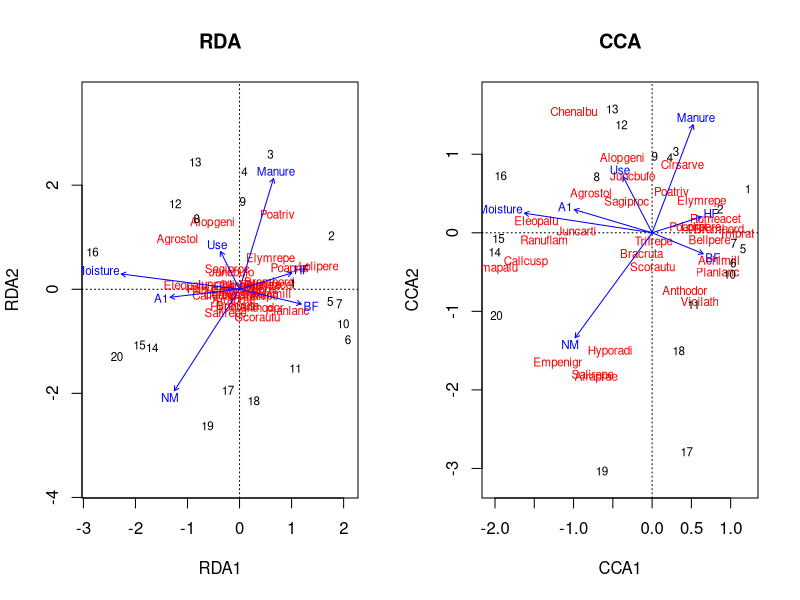
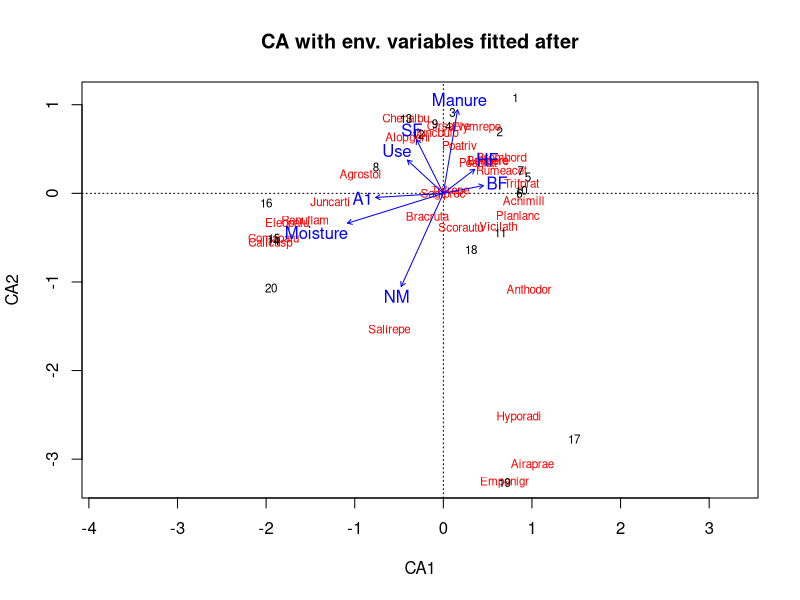
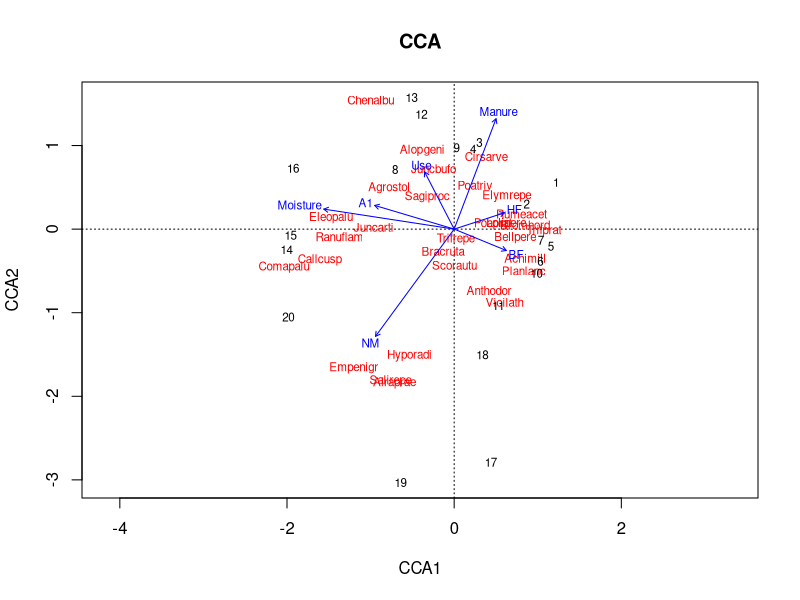
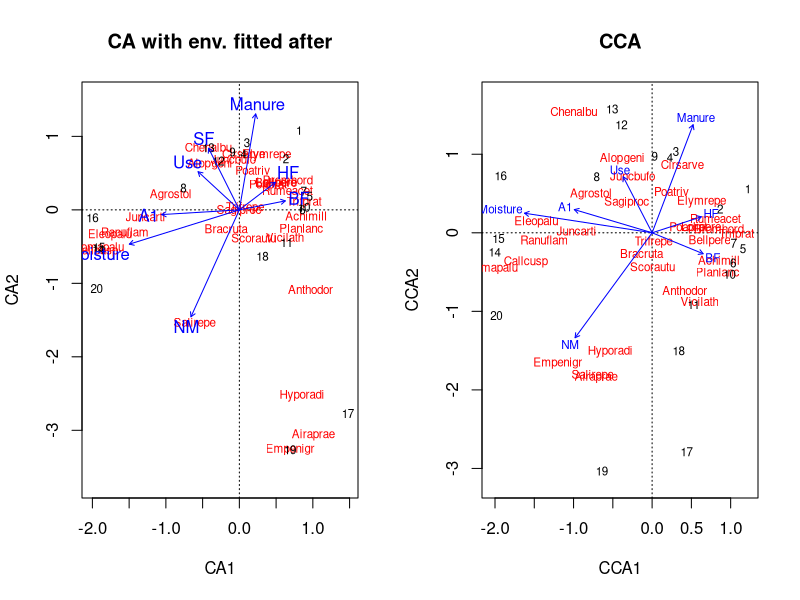
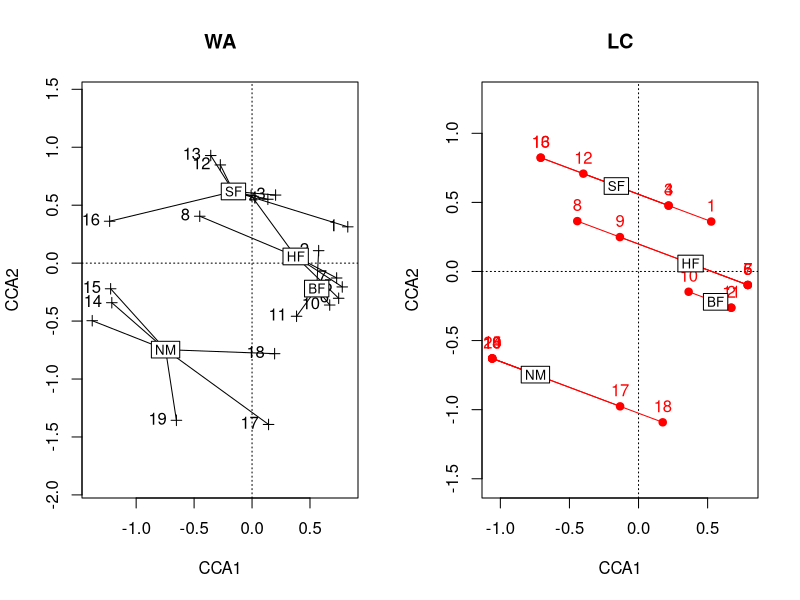
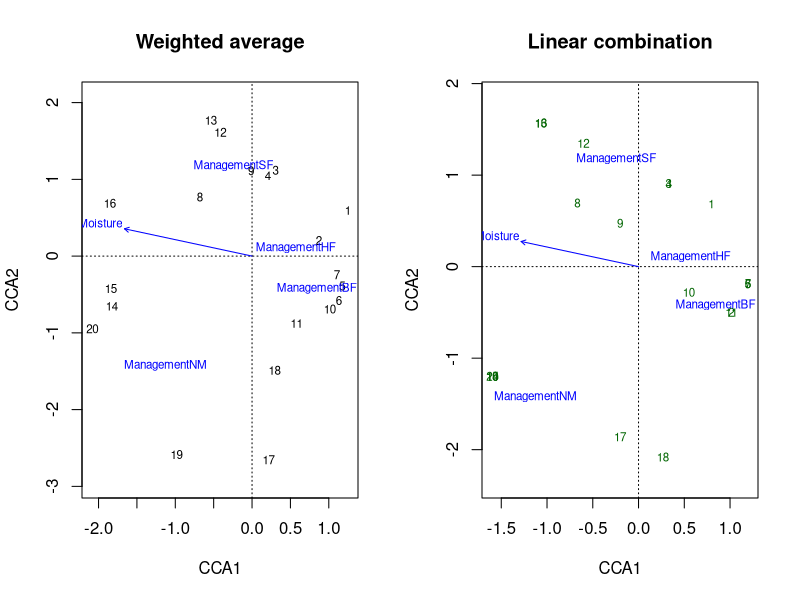
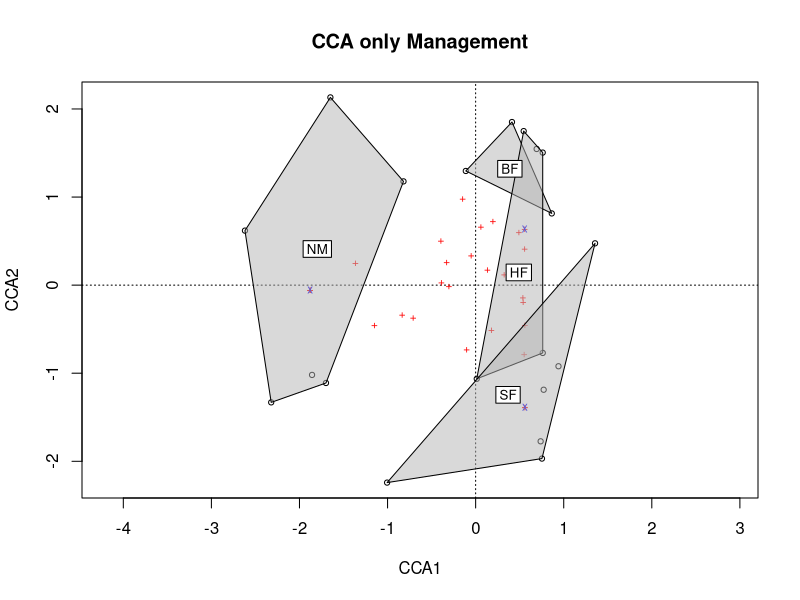
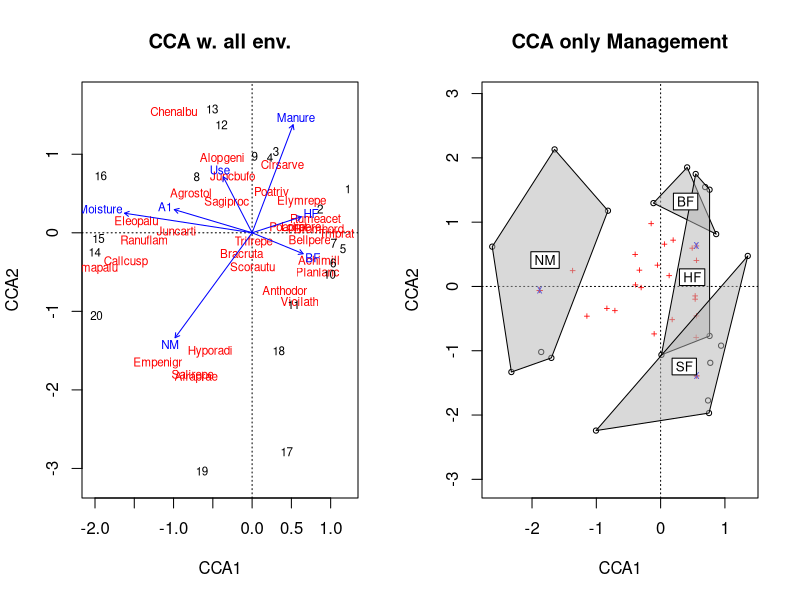

The R script that drew these images, in order:
## ---- chunk 1
knitr::opts_chunk$set(echo = TRUE)
library(vegan)
library(tidyverse)
## ---- chunk 2
data("dune")
data("dune.env")
dummy_management <-
  as.data.frame(model.matrix(~ Management - 1, data = dune.env))
#add these to the dataset
dune.env.original <-
  dune.env #we keep a copy of the original version
dune.env <-
  dune.env %>% dplyr::select(A1, Moisture, Manure, Use) %>% cbind(., dummy_management)
dune.env$Moisture <-
  as.numeric(as.character(dune.env$Moisture)) #make numeric
dune.env$Manure <- as.numeric(as.character(dune.env$Manure))
dune.env$Use <- as.numeric(dune.env$Use)
#make column names shorter
dune.env <-
  dune.env %>% rename(BF = ManagementBF,
                      HF = ManagementHF,
                      NM = ManagementNM,
                      SF = ManagementSF)
## ---- chunk 3

# RDA
dune.rda <- rda(dune ~ . , dune.env)
summary(dune.rda)
anova(dune.rda)
# Test the significance of the axes
anova(dune.rda, by = "axis")

# Testing terms sequentially 
anova(dune.rda, by = "term")

# Testing terms marginal effects 
anova(dune.rda, by = "margin")


# CCA
dune.cca <- cca(dune ~ . , dune.env)
summary(dune.cca)
anova(dune.cca)
# Test the significance of the axes
anova(dune.cca, by = "axis")

# Testing terms sequentially 
anova(dune.cca, by = "term")
# Compare with a cca with the terms in another order
dune.cca2 <- cca(dune ~ SF+A1+Moisture+HF+BF+Use+Manure+NM , dune.env)
anova(dune.cca2, by = "term")

# Testing terms marginal effects 
anova(dune.cca, by = "margin")
anova(dune.cca2, by = "margin")

#plots
par(mfrow = c(1, 2))
ordiplot(dune.rda, type = "text", main = "RDA")
ordiplot(dune.cca, type = "text", main = "CCA")
par(mfrow = c(1, 1))
## ---- chunk 4
# VIF for CCA 
dune.cca <- cca(dune ~ . , dune.env)
vif.cca <- vif.cca(dune.cca)
vif.cca
## ---- chunk 5
# CA with env. variables fitted afterwards
dune.ca <- ca(dune)
fit <- envfit(dune.ca, dune.env, perm = 999)
fit
ordiplot(dune.ca,  type = "text", main = "CA with env. variables fitted after")
plot(fit)

#CCA
dune.cca <- cca(dune ~ . , dune.env)
dune.cca
ordiplot(dune.cca, type = "text", main = "CCA")

par(mfrow = c(1,2))
ordiplot(dune.ca,  type = "text", main = "CA with env. fitted after")
plot(fit)
ordiplot(dune.cca, type = "text", main = "CCA")
par(mfrow = c(1,1))

## ---- chunk 6
#### Illustration of difference between WA and LC scores

dune.env2 <- dune.env.original
dune.env2$Moisture<-as.numeric(dune.env$Moisture) #Set Moisture to numeric for the illustration of WA and LC

# Make a CCA with Management and Moisture as explanatory variables
cca.dune<-cca(dune~Management + Moisture, dune.env2)
# Look at the result
anova(cca.dune)
# Test the significance of the axes
anova(cca.dune, by = "axis")

summary(eigenvals(cca.dune))

# Make two plots, one with weighted average (WA) and one with Linear Combination (LC) to calculate the site scores. 
par(mfrow= c(1,2)) # To get two plots beside each other
plot(cca.dune, type = "n", display = c("wa"), scaling = "sites", main = "WA", pch = 3)
points(cca.dune, display = c("wa"), scaling = "sites", pch = 3)
text(cca.dune, display = "wa", scaling = "sites", pos = 2)
ordispider(cca.dune, dune.env2$Management, col = "black", label= TRUE, scaling = "sites", display = "wa")

plot(cca.dune, type = "n", display = c("lc"), scaling = "sites", main = "LC", pch = 3)
points(cca.dune, display = c("lc"), scaling = "sites", col = "red", pch = 19)
text(cca.dune, display = "lc", col = "red", scaling = "sites", pos = 3)
ordispider(cca.dune, dune.env2$Management, col = "red", label= TRUE, scaling = "sites", display = "lc")
par(mfrow= c(1,1))

# Same as above, but here with sites and species
par(mfrow= c(1,2))
plot(cca.dune, display = c("wa", "cn"), scaling = "species", main = "Weighted average")
plot(cca.dune, display = c("lc", "cn"), scaling = "species", main = "Linear combination")
par(mfrow= c(1,1))

## ---- chunk 7
# CCA using only Management as the environmental variable
dune.ccaMN <- cca(dune ~ Management , dune.env.original)
summary(dune.ccaMN)
# Permutation test on CCA
MCperm <- permutest(dune.ccaMN, permutations=999)
MCperm
# Plot the ordination with only Management
ordiplot(dune.ccaMN, type = "points", main = "CCA only Management")
ordihull(dune.ccaMN,groups = dune.env.original$Management,draw = "polygon",col = "grey70", label = T)

par(mfrow =c(1,2))
ordiplot(dune.cca, type="text", main="CCA w. all env.")
ordiplot(dune.ccaMN, type = "points", main = "CCA only Management")
ordihull(dune.ccaMN,groups = dune.env.original$Management,draw = "polygon",col = "grey70", label = T)
par(mfrow =c(1,2))
## ---- chunk 8
# CCA using A1 and moisture as the environmental variable
dune.ccaA1ms <- cca(dune, dune.env[,1:2])
summary(dune.ccaA1ms)
# Permutation test on CCA
MCpermA1ms <- permutest(dune.ccaA1ms, permutations=999)
MCpermA1ms 
# Plot the ordination
ordiplot(dune.ccaA1ms, type="text", main="CCA A1 and moisture")

## ---- chunk 9
#This partials out the effect of A1 and Moisture before analysing the effects of management
MN.cca <-
  cca(dune ~ Management + Condition(A1 + Moisture), data = dune.env.original)
summary(MN.cca)
#permutation test
permutest(MN.cca, permutations = 999)
# Plot the ordination
ordiplot(MN.cca, type = "points")
ordihull(
  MN.cca,
  groups = dune.env.original$Management,
  draw = "polygon",
  col = "grey70",
  label = T
)
## ---- chunk 10
#This partials out the effect of A1, Moisture, and Manure before analysing the effects of management
MN.cca2 <-
  cca(dune ~ Management + Condition(A1 + Moisture + Manure), data = dune.env.original)
summary(MN.cca2)
#permutation test
permutest(MN.cca2, permutations = 999)

# Plot the ordination
ordiplot(MN.cca2, type = "points")
ordihull(
  MN.cca2,
  groups = dune.env.original$Management,
  draw = "polygon",
  col = "grey70",
  label = T
)


## ---- chunk 11
boxplot(Manure~Management, data = dune.env.original)
## ---- chunk 12
# A first CCA with all environmental variables
cca.dune.all <-
  cca(dune ~ ., data = dune.env) # the dot after the tilde (~) means "include all from data"
anova(cca.dune.all) # Test overall significance of the explanatory variables. If not significant no need to proceed with step wise selection
adjR2.cca.dune <-
  RsquareAdj(cca.dune.all)$adj.r.squared # How much the adjusted R2 explains when all variables in dune.env are included
adjR2.cca.dune

# A null model with only intercept, needed for the step wise selection
cca.dune.0 <-
  cca(dune ~ 1, data = dune.env) # model containing only species matrix and intercept

# The step wise selection, based on R2
sel.env.dune <-
  ordiR2step(
    cca.dune.0,
    scope = formula (cca.dune.all),
    R2scope = adjR2.cca.dune,
    direction = 'forward',
    permutations = 999
  )
sel.env.dune
sel.env.dune$anova
ordiplot(sel.env.dune)
## ---- chunk 13
sel.env.dune_adj <- sel.env.dune
sel.env.dune_adj$anova$`Pr(>F)` <- p.adjust(sel.env.dune$anova$`Pr(>F)`, method = 'holm', n = ncol(dune.env)) # 7 other methods available
sel.env.dune_adj$anova
